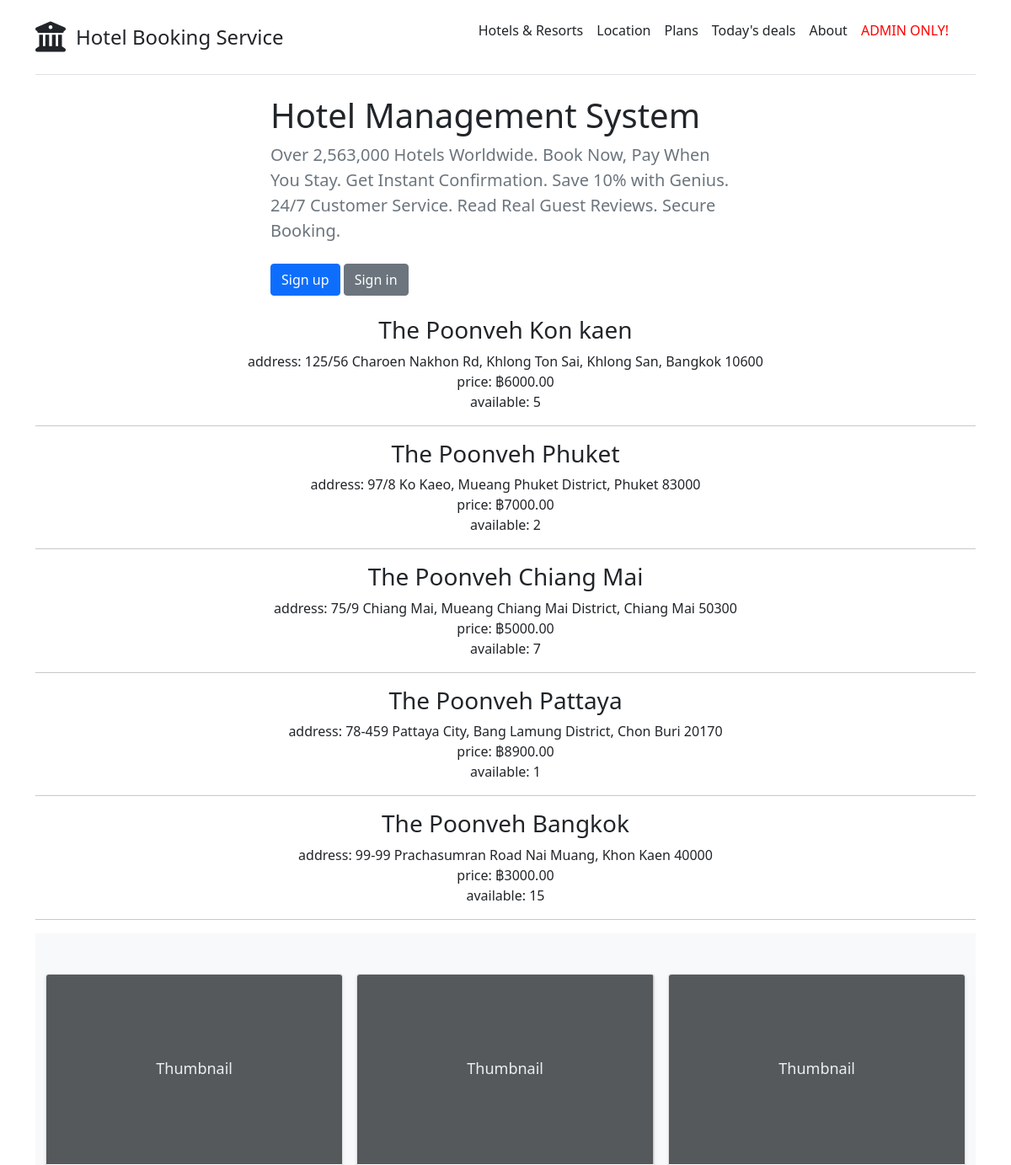
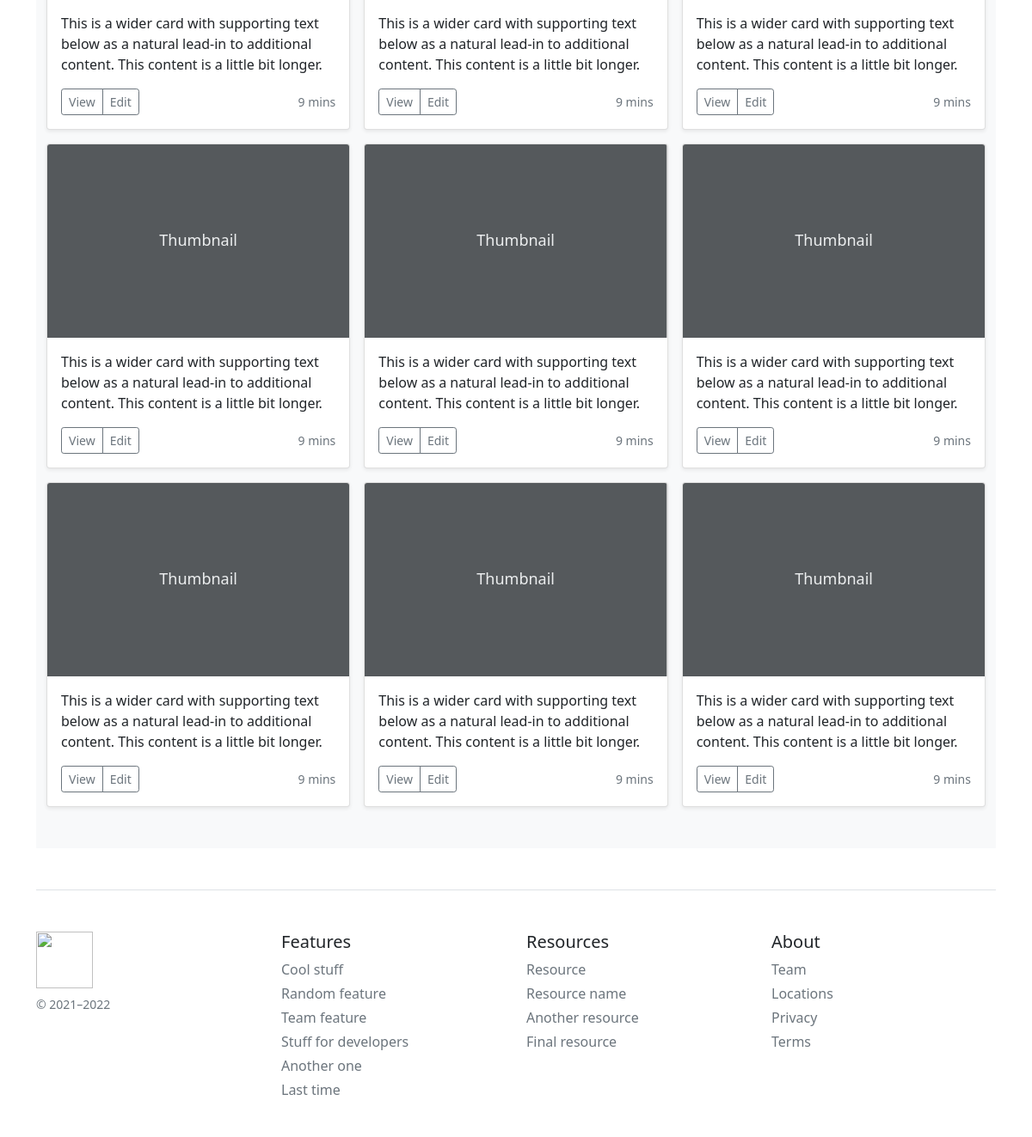
The page / on the database its author committed (2 pictures, top to bottom).
### hotelapp/models.py (models this page shows, shortened)
class Resort(models.Model):   #ลองสร้าง table เล่น
    title=models.CharField(max_length=200)
    description=models.TextField(null=True, blank=True)
    price=models.DecimalField(max_digits=11, decimal_places=2, null=True, blank=True)
    quality=models.IntegerField(null=True, blank=True)

### hotelapp/views.py (the view)
# urls.py: 2. Add a URL to urlpatterns:  path('', Home.as_view(), name='home')
def Home(request):
    allresort=Resort.objects.all()   # SELECT * from product
    context={'allresort':allresort}
    return render(request, 'hotelapp/home.html', context)

### hotelapp/templates/hotelapp/home.html (shortened to what this page needs)
{%extends 'hotelapp/base.html'%}
{%block content%}
  <div class="col-lg-6 col-md-8 mx-auto">
    <h1 class="fw-light">Hotel Management System</h1>
        <p class="lead text-muted"> Over 2,563,000 Hotels Worldwide. Book Now, Pay When You Stay. Get Instant Confirmation. Save 10% with Genius. 24/7 Customer Service. Read Real Guest Reviews. Secure Booking. </p>
        <p>
          <a href="{%url 'plans-page'%}" class="btn btn-primary my-2">Sign up</a>
          <a href="{%url 'plans-page'%}" class="btn btn-secondary my-2">Sign in</a>
        </p>
    </div>
    <center>
        {% for pd in allresort %}
            <h3>{{pd.title}}</h3>
            <p> address: {{pd.description}}<br>
                price: ฿{{pd.price}}<br>
                available: {{pd.quality}}<br>
            </p>
            <hr>
        {% endfor %}
    </center>
  <div class="album py-5 bg-light">
    <div class="container">
      <div class="row row-cols-1 row-cols-sm-2 row-cols-md-3 g-3">
        <div class="col">
          <div class="card shadow-sm">
            <svg class="bd-placeholder-img card-img-top" width="100%" height="225" xmlns="http://www.w3.org/2000/svg" role="img" aria-label="Placeholder: Thumbnail" preserveAspectRatio="xMidYMid slice" focusable="false"><title>Placeholder</title><rect width="100%" height="100%" fill="#55595c"/><text x="50%" y="50%" fill="#eceeef" dy=".3em">Thumbnail</text></svg>
            <div class="card-body">
              <p class="card-text">This is a wider card with supporting text below as a natural lead-in to additional content. This content is a little bit longer.</p>
              <div class="d-flex justify-content-between align-items-center">
                <div class="btn-group">
                  <button type="button" class="btn btn-sm btn-outline-secondary">View</button>
                  <button type="button" class="btn btn-sm btn-outline-secondary">Edit</button>
                </div>
                <small class="text-muted">9 mins</small>
              </div>
            </div>
          </div>
        </div>
        <div class="col">
          <div class="card shadow-sm">
            <svg class="bd-placeholder-img card-img-top" width="100%" height="225" xmlns="http://www.w3.org/2000/svg" role="img" aria-label="Placeholder: Thumbnail" preserveAspectRatio="xMidYMid slice" focusable="false"><title>Placeholder</title><rect width="100%" height="100%" fill="#55595c"/><text x="50%" y="50%" fill="#eceeef" dy=".3em">Thumbnail</text></svg>
            <div class="card-body">
              <p class="card-text">This is a wider card with supporting text below as a natural lead-in to additional content. This content is a little bit longer.</p>
              <div class="d-flex justify-content-between align-items-center">
                <div class="btn-group">
                  <button type="button" class="btn btn-sm btn-outline-secondary">View</button>
                  <button type="button" class="btn btn-sm btn-outline-secondary">Edit</button>
                </div>
                <small class="text-muted">9 mins</small>
              </div>
            </div>
          </div>
        </div>
        <div class="col">
          <div class="card shadow-sm">
            <svg class="bd-placeholder-img card-img-top" width="100%" height="225" xmlns="http://www.w3.org/2000/svg" role="img" aria-label="Placeholder: Thumbnail" preserveAspectRatio="xMidYMid slice" focusable="false"><title>Placeholder</title><rect width="100%" height="100%" fill="#55595c"/><text x="50%" y="50%" fill="#eceeef" dy=".3em">Thumbnail</text></svg>
            <div class="card-body">
              <p class="card-text">This is a wider card with supporting text below as a natural lead-in to additional content. This content is a little bit longer.</p>
              <div class="d-flex justify-content-between align-items-center">
                <div class="btn-group">
                  <button type="button" class="btn btn-sm btn-outline-secondary">View</button>
                  <button type="button" class="btn btn-sm btn-outline-secondary">Edit</button>
                </div>
                <small class="text-muted">9 mins</small>
              </div>
            </div>
          </div>
        </div>
        <div class="col">
          <div class="card shadow-sm">
            <svg class="bd-placeholder-img card-img-top" width="100%" height="225" xmlns="http://www.w3.org/2000/svg" role="img" aria-label="Placeholder: Thumbnail" preserveAspectRatio="xMidYMid slice" focusable="false"><title>Placeholder</title><rect width="100%" height="100%" fill="#55595c"/><text x="50%" y="50%" fill="#eceeef" dy=".3em">Thumbnail</text></svg>
            <div class="card-body">
              <p class="card-text">This is a wider card with supporting text below as a natural lead-in to additional content. This content is a little bit longer.</p>
              <div class="d-flex justify-content-between align-items-center">
                <div class="btn-group">
                  <button type="button" class="btn btn-sm btn-outline-secondary">View</button>
                  <button type="button" class="btn btn-sm btn-outline-secondary">Edit</button>
                </div>
                <small class="text-muted">9 mins</small>
              </div>
            </div>
          </div>
        </div>
        <div class="col">
          <div class="card shadow-sm">
            <svg class="bd-placeholder-img card-img-top" width="100%" height="225" xmlns="http://www.w3.org/2000/svg" role="img" aria-label="Placeholder: Thumbnail" preserveAspectRatio="xMidYMid slice" focusable="false"><title>Placeholder</title><rect width="100%" height="100%" fill="#55595c"/><text x="50%" y="50%" fill="#eceeef" dy=".3em">Thumbnail</text></svg>
            <div class="card-body">
              <p class="card-text">This is a wider card with supporting text below as a natural lead-in to additional content. This content is a little bit longer.</p>
              <div class="d-flex justify-content-between align-items-center">
                <div class="btn-group">
                  <button type="button" class="btn btn-sm btn-outline-secondary">View</button>
                  <button type="button" class="btn btn-sm btn-outline-secondary">Edit</button>
                </div>
                <small class="text-muted">9 mins</small>
              </div>
            </div>
          </div>
        </div>
        <div class="col">
          <div class="card shadow-sm">
            <svg class="bd-placeholder-img card-img-top" width="100%" height="225" xmlns="http://www.w3.org/2000/svg" role="img" aria-label="Placeholder: Thumbnail" preserveAspectRatio="xMidYMid slice" focusable="false"><title>Placeholder</title><rect width="100%" height="100%" fill="#55595c"/><text x="50%" y="50%" fill="#eceeef" dy=".3em">Thumbnail</text></svg>
            <div class="card-body">
              <p class="card-text">This is a wider card with supporting text below as a natural lead-in to additional content. This content is a little bit longer.</p>
              <div class="d-flex justify-content-between align-items-center">
                <div class="btn-group">
                  <button type="button" class="btn btn-sm btn-outline-secondary">View</button>
                  <button type="button" class="btn btn-sm btn-outline-secondary">Edit</button>
                </div>
                <small class="text-muted">9 mins</small>
              </div>
            </div>
          </div>
        </div>
        <div class="col">
          <div class="card shadow-sm">
            <svg class="bd-placeholder-img card-img-top" width="100%" height="225" xmlns="http://www.w3.org/2000/svg" role="img" aria-label="Placeholder: Thumbnail" preserveAspectRatio="xMidYMid slice" focusable="false"><title>Placeholder</title><rect width="100%" height="100%" fill="#55595c"/><text x="50%" y="50%" fill="#eceeef" dy=".3em">Thumbnail</text></svg>
            <div class="card-body">
              <p class="card-text">This is a wider card with supporting text below as a natural lead-in to additional content. This content is a little bit longer.</p>
              <div class="d-flex justify-content-between align-items-center">
                <div class="btn-group">
                  <button type="button" class="btn btn-sm btn-outline-secondary">View</button>
                  <button type="button" class="btn btn-sm btn-outline-secondary">Edit</button>
                </div>
                <small class="text-muted">9 mins</small>
              </div>
            </div>
          </div>
        </div>
        <div class="col">
          <div class="card shadow-sm">
            <svg class="bd-placeholder-img card-img-top" width="100%" height="225" xmlns="http://www.w3.org/2000/svg" role="img" aria-label="Placeholder: Thumbnail" preserveAspectRatio="xMidYMid slice" focusable="false"><title>Placeholder</title><rect width="100%" height="100%" fill="#55595c"/><text x="50%" y="50%" fill="#eceeef" dy=".3em">Thumbnail</text></svg>
            <div class="card-body">
              <p class="card-text">This is a wider card with supporting text below as a natural lead-in to additional content. This content is a little bit longer.</p>
              <div class="d-flex justify-content-between align-items-center">
                <div class="btn-group">
                  <button type="button" class="btn btn-sm btn-outline-secondary">View</button>
                  <button type="button" class="btn btn-sm btn-outline-secondary">Edit</button>
                </div>
                <small class="text-muted">9 mins</small>
              </div>
            </div>
          </div>
        </div>
        <div class="col">
          <div class="card shadow-sm">
            <svg class="bd-placeholder-img card-img-top" width="100%" height="225" xmlns="http://www.w3.org/2000/svg" role="img" aria-label="Placeholder: Thumbnail" preserveAspectRatio="xMidYMid slice" focusable="false"><title>Placeholder</title><rect width="100%" height="100%" fill="#55595c"/><text x="50%" y="50%" fill="#eceeef" dy=".3em">Thumbnail</text></svg>
            <div class="card-body">
              <p class="card-text">This is a wider card with supporting text below as a natural lead-in to additional content. This content is a little bit longer.</p>
              <div class="d-flex justify-content-between align-items-center">
                <div class="btn-group">
                  <button type="button" class="btn btn-sm btn-outline-secondary">View</button>
                  <button type="button" class="btn btn-sm btn-outline-secondary">Edit</button>
                </div>
                <small class="text-muted">9 mins</small>
              </div>
            </div>
          </div>
        </div>
      </div>
    </div>
  </div>
{%endblock content%}

### hotelapp/templates/hotelapp/base.html (shortened to what this page needs)
<!doctype html>
<html lang="en">
  <head>
    <link href="https://getbootstrap.com/docs/5.1/dist/css/bootstrap.min.css" rel="stylesheet">
    <link href="https://getbootstrap.com/docs/5.1/examples/pricing/pricing.css" rel="stylesheet">
  </head>
  <body>
<div class="container py-3">
  <header>
    <div class="d-flex flex-column flex-md-row align-items-center pb-3 mb-4 border-bottom">
      <a href="/" class="d-flex align-items-center text-dark text-decoration-none">
        <i class='fas fa-university', style='font-size:36px'></i>
        <span class="fs-4">&ensp;Hotel Booking Service</span>
      </a>
      <nav class="d-inline-flex mt-2 mt-md-0 ms-md-auto">
        <a class="me-3 py-2 text-dark text-decoration-none" href="{%url 'home-page'%}">Hotels & Resorts</a>
        <a class="me-3 py-2 text-dark text-decoration-none" href="#">Location</a>
        <a class="me-3 py-2 text-dark text-decoration-none" href="{%url 'plans-page'%}">Plans</a>
        <a class="me-3 py-2 text-dark text-decoration-none" href="https://www.youtube.com/watch?v=H4BB9eGUEaE&t=62s" target="_blank">Today's deals</a>
        <a class="me-3 py-2 text-dark text-decoration-none" href="{%url 'about-page'%}">About</a>
        <a class="me-3 py-2 text-dark text-decoration-none" href="/admin" target="_blank"><p style="color:red">ADMIN ONLY!<p></a>
      </nav>
    </div>
  </header>
    <main>
        {%block content%}{%endblock content%}
    </main>
  <footer class="pt-4 my-md-5 pt-md-5 border-top">
    <div class="row">
      <div class="col-12 col-md">
        <img class="mb-2" src="https://www.kmutt.ac.th/wp-content/uploads/2020/09/KMUTT_CI_Semi_Logo-normal-full-1061x1200.png" alt="" width="66" height="66">
        <small class="d-block mb-3 text-muted">&copy; 2021–2022</small>
      </div>
      <div class="col-6 col-md">
        <h5>Features</h5>
        <ul class="list-unstyled text-small">
          <li class="mb-1"><a class="link-secondary text-decoration-none" href="https://youtu.be/dQw4w9WgXcQ" target="_blank">Cool stuff</a></li>
          <li class="mb-1"><a class="link-secondary text-decoration-none" href="https://youtu.be/9ztsOiJIwRA" target="_blank">Random feature</a></li>
          <li class="mb-1"><a class="link-secondary text-decoration-none" href="https://youtu.be/9ztsOiJIwRA" target="_blank">Team feature</a></li>
          <li class="mb-1"><a class="link-secondary text-decoration-none" href="https://youtu.be/dQw4w9WgXcQ" target="_blank">Stuff for developers</a></li>
          <li class="mb-1"><a class="link-secondary text-decoration-none" href="https://youtu.be/sbCUP85vIHI" target="_blank">Another one</a></li>
          <li class="mb-1"><a class="link-secondary text-decoration-none" href="https://youtu.be/sbCUP85vIHI" target="_blank">Last time</a></li>
        </ul>
      </div>
      <div class="col-6 col-md">
        <h5>Resources</h5>
        <ul class="list-unstyled text-small">
          <li class="mb-1"><a class="link-secondary text-decoration-none" href="https://www.youtube.com/watch?v=RNhxITKEuxI&t=41s" target="_blank">Resource</a></li>
          <li class="mb-1"><a class="link-secondary text-decoration-none" href="#">Resource name</a></li>
          <li class="mb-1"><a class="link-secondary text-decoration-none" href="#">Another resource</a></li>
          <li class="mb-1"><a class="link-secondary text-decoration-none" href="#">Final resource</a></li>
        </ul>
      </div>
      <div class="col-6 col-md">
        <h5>About</h5>
        <ul class="list-unstyled text-small">
          <li class="mb-1"><a class="link-secondary text-decoration-none" href="#">Team</a></li>
          <li class="mb-1"><a class="link-secondary text-decoration-none" href="#">Locations</a></li>
          <li class="mb-1"><a class="link-secondary text-decoration-none" href="#">Privacy</a></li>
          <li class="mb-1"><a class="link-secondary text-decoration-none" href="#">Terms</a></li>
        </ul>
      </div>
    </div>
  </footer>
</div>
  </body>
</html>

### hotelapp/templates/hotelapp/base.html (style rules this page uses)
.bd-placeholder-img { font-size: 1.125rem; text-anchor: middle; -webkit-user-select: none; -moz-user-select: none; user-select: none; }

### rows shown on the page
Resort: title "The Poonveh Kon kaen", description "125/56 Charoen Nakhon Rd, Khlong Ton Sai, Khlong San, Bangkok 10600", price "6000.00", quality "5"
Resort: title "The Poonveh Phuket", description "97/8 Ko Kaeo, Mueang Phuket District, Phuket 83000", price "7000.00", quality "2"
Resort: title "The Poonveh Chiang Mai", description "75/9 Chiang Mai, Mueang Chiang Mai District, Chiang Mai 50300", price "5000.00", quality "7"
Resort: title "The Poonveh Pattaya", description "78-459 Pattaya City, Bang Lamung District, Chon Buri 20170", price "8900.00", quality "1"
Resort: title "The Poonveh Bangkok", description "99-99 Prachasumran Road Nai Muang, Khon Kaen 40000", price "3000.00", quality "15"
